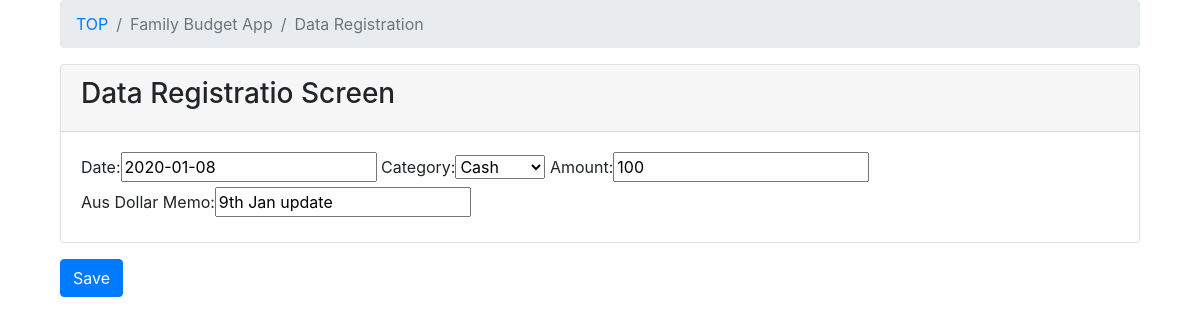
Page /kakeibo/update/7/ on the earlier database version.
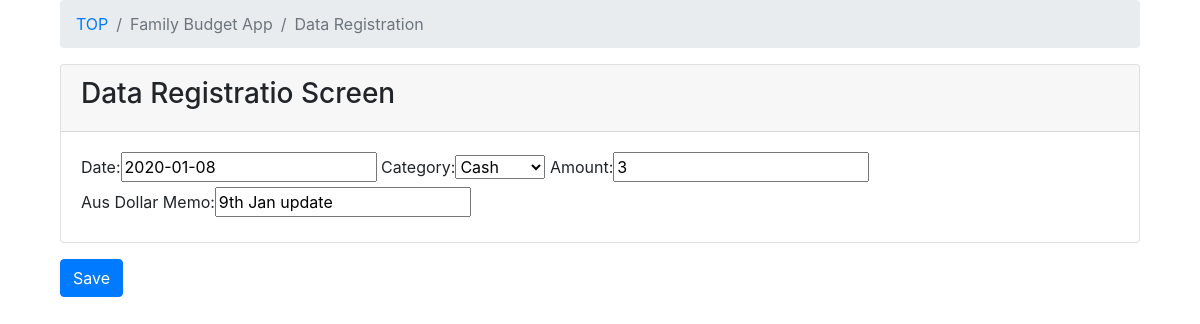
Same page on the later database version.
### kakeibo/models.py (models this page shows, shortened)
class Kakeibo(models.Model):
    class Meta:
        db_table="kakeibo"
    date = models.DateField(verbose_name="Date", default=datetime.now)
    category = models.ForeignKey(Category, on_delete=models.PROTECT, verbose_name="Category")
    money = models.IntegerField(verbose_name="Amount", help_text="Aus Dollar")
    memo = models.CharField(verbose_name="Memo", max_length=500)

### kakeibo/views.py (the view)
# urls.py: path('update/<int:pk>/', views.KakeiboUpdateView.as_view(), name='kakeibo_update'),
class KakeiboUpdateView(UpdateView):
    model = Kakeibo
    form_class = KakeiboForm
    success_url = reverse_lazy('kakeibo:update_done')

### kakeibo/forms.py
class KakeiboForm(forms.ModelForm):
    class Meta:
        model = Kakeibo
        fields = ['date', 'category', 'money', 'memo']

### kakeibo/models.py (called while the page is built)
    def __str__(self):
        return self.category_name

### kakeibo/templates/kakeibo/kakeibo_form.html (shortened to what this page needs)
{% extends 'kakeibo/base.html' %}
{% load bootstrap %}
{% block content %}
 <form method="post">
   <div class="container">
     <div class="row">
       <div class="col-12">
         <div class="content-wrapper">
           <div class="container-fluid">
             <ol class="breadcrumb">
               <li class="breadcrumb-item">
                 <a href="{% url 'kakeibo:kakeibo_list' %}">TOP</a>
               </li>
               <li class="breadcrumb-item active">Family Budget App</li>
               <li class="breadcrumb-item active">Data Registration</li>
             </ol>
             <div class="card mb-3">
               <div class="card-header">
                  <h3>Data Registratio Screen</h3></div>
               <div class="card-body">          {{ form|bootstrap }}
       </div>
     </div>
     <div class="row">
       <div class="col-12">
         <button class="btn btn-primary">Save</button>
       </div>
     </div>
   </div>
 </form>
{% endblock %}

Differences in the rows shown:
changed Kakeibo "Cash": money "100" → "3"
